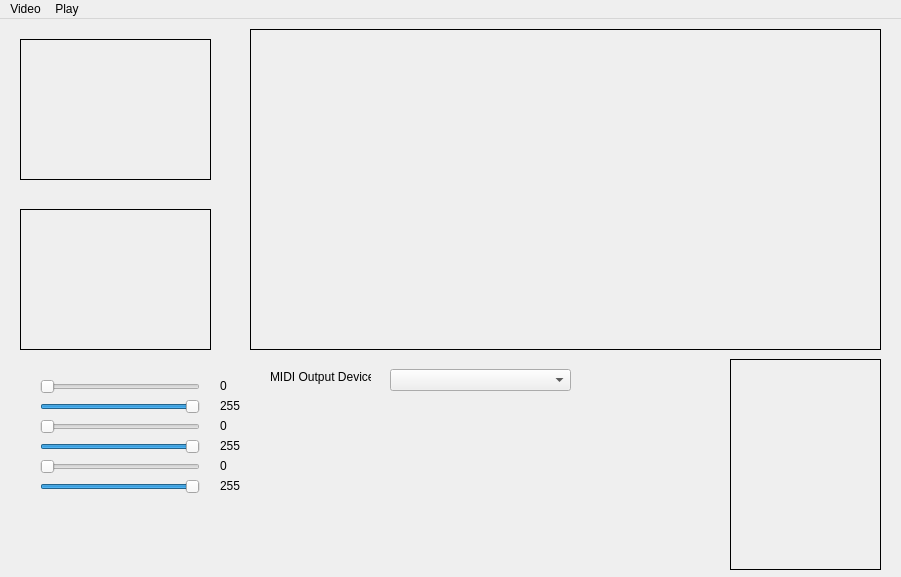
<?xml version="1.0" encoding="UTF-8"?>
<ui version="4.0">
 <class>DSoundKnete</class>
 <widget class="QMainWindow" name="DSoundKnete">
  <property name="geometry">
   <rect>
    <x>0</x>
    <y>0</y>
    <width>901</width>
    <height>577</height>
   </rect>
  </property>
  <property name="windowTitle">
   <string>DSoundKnete</string>
  </property>
  <widget class="QWidget" name="centralWidget">
   <widget class="VideoWidget" name="inputFrameTop">
    <property name="geometry">
     <rect>
      <x>20</x>
      <y>20</y>
      <width>191</width>
      <height>141</height>
     </rect>
    </property>
    <property name="frameShape">
     <enum>QFrame::Box</enum>
    </property>
    <property name="text">
     <string/>
    </property>
    <property name="scaledContents">
     <bool>false</bool>
    </property>
    <property name="alignment">
     <set>Qt::AlignCenter</set>
    </property>
   </widget>
   <widget class="QComboBox" name="comboBox">
    <property name="geometry">
     <rect>
      <x>390</x>
      <y>350</y>
      <width>181</width>
      <height>22</height>
     </rect>
    </property>
   </widget>
   <widget class="VideoWidget" name="processedFrameTop">
    <property name="geometry">
     <rect>
      <x>250</x>
      <y>10</y>
      <width>631</width>
      <height>321</height>
     </rect>
    </property>
    <property name="frameShape">
     <enum>QFrame::Box</enum>
    </property>
    <property name="text">
     <string/>
    </property>
    <property name="scaledContents">
     <bool>false</bool>
    </property>
    <property name="alignment">
     <set>Qt::AlignCenter</set>
    </property>
   </widget>
   <widget class="VideoWidget" name="inputFrameFront">
    <property name="geometry">
     <rect>
      <x>20</x>
      <y>190</y>
      <width>191</width>
      <height>141</height>
     </rect>
    </property>
    <property name="frameShape">
     <enum>QFrame::Box</enum>
    </property>
    <property name="text">
     <string/>
    </property>
    <property name="scaledContents">
     <bool>false</bool>
    </property>
    <property name="alignment">
     <set>Qt::AlignCenter</set>
    </property>
   </widget>
   <widget class="VideoWidget" name="processedFrameFront">
    <property name="geometry">
     <rect>
      <x>730</x>
      <y>340</y>
      <width>151</width>
      <height>211</height>
     </rect>
    </property>
    <property name="frameShape">
     <enum>QFrame::Box</enum>
    </property>
    <property name="text">
     <string/>
    </property>
    <property name="scaledContents">
     <bool>false</bool>
    </property>
    <property name="alignment">
     <set>Qt::AlignCenter</set>
    </property>
   </widget>
   <widget class="QSlider" name="hmax">
    <property name="geometry">
     <rect>
      <x>40</x>
      <y>360</y>
      <width>160</width>
      <height>16</height>
     </rect>
    </property>
    <property name="maximum">
     <number>255</number>
    </property>
    <property name="orientation">
     <enum>Qt::Horizontal</enum>
    </property>
   </widget>
   <widget class="QSlider" name="smin">
    <property name="geometry">
     <rect>
      <x>40</x>
      <y>400</y>
      <width>160</width>
      <height>16</height>
     </rect>
    </property>
    <property name="maximum">
     <number>255</number>
    </property>
    <property name="orientation">
     <enum>Qt::Horizontal</enum>
    </property>
   </widget>
   <widget class="QSlider" name="hmin">
    <property name="geometry">
     <rect>
      <x>40</x>
      <y>380</y>
      <width>160</width>
      <height>16</height>
     </rect>
    </property>
    <property name="maximum">
     <number>255</number>
    </property>
    <property name="value">
     <number>255</number>
    </property>
    <property name="orientation">
     <enum>Qt::Horizontal</enum>
    </property>
   </widget>
   <widget class="QSlider" name="smax">
    <property name="geometry">
     <rect>
      <x>40</x>
      <y>420</y>
      <width>160</width>
      <height>16</height>
     </rect>
    </property>
    <property name="maximum">
     <number>255</number>
    </property>
    <property name="value">
     <number>255</number>
    </property>
    <property name="orientation">
     <enum>Qt::Horizontal</enum>
    </property>
   </widget>
   <widget class="QSlider" name="vmin">
    <property name="geometry">
     <rect>
      <x>40</x>
      <y>440</y>
      <width>160</width>
      <height>16</height>
     </rect>
    </property>
    <property name="maximum">
     <number>255</number>
    </property>
    <property name="orientation">
     <enum>Qt::Horizontal</enum>
    </property>
   </widget>
   <widget class="QSlider" name="vmax">
    <property name="geometry">
     <rect>
      <x>40</x>
      <y>460</y>
      <width>160</width>
      <height>16</height>
     </rect>
    </property>
    <property name="maximum">
     <number>255</number>
    </property>
    <property name="value">
     <number>255</number>
    </property>
    <property name="orientation">
     <enum>Qt::Horizontal</enum>
    </property>
   </widget>
   <widget class="QLabel" name="hminLabel">
    <property name="geometry">
     <rect>
      <x>220</x>
      <y>380</y>
      <width>47</width>
      <height>13</height>
     </rect>
    </property>
    <property name="text">
     <string>255</string>
    </property>
   </widget>
   <widget class="QLabel" name="hmaxLabel">
    <property name="geometry">
     <rect>
      <x>220</x>
      <y>360</y>
      <width>47</width>
      <height>13</height>
     </rect>
    </property>
    <property name="text">
     <string>0</string>
    </property>
   </widget>
   <widget class="QLabel" name="sminLabel">
    <property name="geometry">
     <rect>
      <x>220</x>
      <y>400</y>
      <width>47</width>
      <height>13</height>
     </rect>
    </property>
    <property name="text">
     <string>0</string>
    </property>
   </widget>
   <widget class="QLabel" name="smaxLabel">
    <property name="geometry">
     <rect>
      <x>220</x>
      <y>420</y>
      <width>47</width>
      <height>13</height>
     </rect>
    </property>
    <property name="text">
     <string>255</string>
    </property>
   </widget>
   <widget class="QLabel" name="vminLabel">
    <property name="geometry">
     <rect>
      <x>220</x>
      <y>440</y>
      <width>47</width>
      <height>13</height>
     </rect>
    </property>
    <property name="text">
     <string>0</string>
    </property>
   </widget>
   <widget class="QLabel" name="vmaxLabel">
    <property name="geometry">
     <rect>
      <x>220</x>
      <y>460</y>
      <width>47</width>
      <height>13</height>
     </rect>
    </property>
    <property name="text">
     <string>255</string>
    </property>
   </widget>
   <widget class="QLabel" name="label">
    <property name="geometry">
     <rect>
      <x>270</x>
      <y>350</y>
      <width>101</width>
      <height>16</height>
     </rect>
    </property>
    <property name="text">
     <string>MIDI Output Device</string>
    </property>
   </widget>
  </widget>
  <widget class="QMenuBar" name="menuBar">
   <property name="geometry">
    <rect>
     <x>0</x>
     <y>0</y>
     <width>901</width>
     <height>21</height>
    </rect>
   </property>
   <widget class="QMenu" name="menuVideo">
    <property name="title">
     <string>Video</string>
    </property>
    <widget class="QMenu" name="menuVideodatei_ffnen">
     <property name="title">
      <string>Videodatei Öffnen ...</string>
     </property>
     <addaction name="actionVideo_Top"/>
     <addaction name="actionVideo_Front"/>
    </widget>
    <addaction name="menuVideodatei_ffnen"/>
    <addaction name="actionKamera_ffnen"/>
   </widget>
   <widget class="QMenu" name="menuPlay">
    <property name="title">
     <string>Play</string>
    </property>
    <addaction name="actionPlay"/>
   </widget>
   <addaction name="menuVideo"/>
   <addaction name="menuPlay"/>
  </widget>
  <action name="actionKamera_ffnen">
   <property name="text">
    <string>Kamera Öffnen</string>
   </property>
  </action>
  <action name="actionPlay">
   <property name="text">
    <string>Play</string>
   </property>
  </action>
  <action name="actionVideo_Top">
   <property name="text">
    <string>Video Top</string>
   </property>
  </action>
  <action name="actionVideo_Front">
   <property name="text">
    <string>Video Front</string>
   </property>
  </action>
 </widget>
 <layoutdefault spacing="6" margin="11"/>
 <customwidgets>
  <customwidget>
   <class>VideoWidget</class>
   <extends>QLabel</extends>
   <header>videowidget.h</header>
  </customwidget>
 </customwidgets>
 <resources/>
 <connections>
  <connection>
   <sender>hmax</sender>
   <signal>valueChanged(int)</signal>
   <receiver>hmax</receiver>
   <slot>setValue(int)</slot>
   <hints>
    <hint type="sourcelabel">
     <x>539</x>
     <y>227</y>
    </hint>
    <hint type="destinationlabel">
     <x>539</x>
     <y>227</y>
    </hint>
   </hints>
  </connection>
  <connection>
   <sender>smax</sender>
   <signal>valueChanged(int)</signal>
   <receiver>smax</receiver>
   <slot>setValue(int)</slot>
   <hints>
    <hint type="sourcelabel">
     <x>539</x>
     <y>277</y>
    </hint>
    <hint type="destinationlabel">
     <x>539</x>
     <y>277</y>
    </hint>
   </hints>
  </connection>
  <connection>
   <sender>smin</sender>
   <signal>valueChanged(int)</signal>
   <receiver>smin</receiver>
   <slot>setValue(int)</slot>
   <hints>
    <hint type="sourcelabel">
     <x>539</x>
     <y>257</y>
    </hint>
    <hint type="destinationlabel">
     <x>539</x>
     <y>257</y>
    </hint>
   </hints>
  </connection>
  <connection>
   <sender>vmax</sender>
   <signal>valueChanged(int)</signal>
   <receiver>vmax</receiver>
   <slot>setValue(int)</slot>
   <hints>
    <hint type="sourcelabel">
     <x>539</x>
     <y>337</y>
    </hint>
    <hint type="destinationlabel">
     <x>539</x>
     <y>337</y>
    </hint>
   </hints>
  </connection>
  <connection>
   <sender>vmin</sender>
   <signal>valueChanged(int)</signal>
   <receiver>vmin</receiver>
   <slot>setValue(int)</slot>
   <hints>
    <hint type="sourcelabel">
     <x>539</x>
     <y>317</y>
    </hint>
    <hint type="destinationlabel">
     <x>539</x>
     <y>317</y>
    </hint>
   </hints>
  </connection>
  <connection>
   <sender>hmin</sender>
   <signal>valueChanged(int)</signal>
   <receiver>hminLabel</receiver>
   <slot>setNum(int)</slot>
   <hints>
    <hint type="sourcelabel">
     <x>319</x>
     <y>287</y>
    </hint>
    <hint type="destinationlabel">
     <x>433</x>
     <y>266</y>
    </hint>
   </hints>
  </connection>
  <connection>
   <sender>hmax</sender>
   <signal>valueChanged(int)</signal>
   <receiver>hmaxLabel</receiver>
   <slot>setNum(int)</slot>
   <hints>
    <hint type="sourcelabel">
     <x>319</x>
     <y>267</y>
    </hint>
    <hint type="destinationlabel">
     <x>433</x>
     <y>286</y>
    </hint>
   </hints>
  </connection>
  <connection>
   <sender>smax</sender>
   <signal>valueChanged(int)</signal>
   <receiver>smaxLabel</receiver>
   <slot>setNum(int)</slot>
   <hints>
    <hint type="sourcelabel">
     <x>319</x>
     <y>327</y>
    </hint>
    <hint type="destinationlabel">
     <x>433</x>
     <y>326</y>
    </hint>
   </hints>
  </connection>
  <connection>
   <sender>smin</sender>
   <signal>valueChanged(int)</signal>
   <receiver>sminLabel</receiver>
   <slot>setNum(int)</slot>
   <hints>
    <hint type="sourcelabel">
     <x>319</x>
     <y>307</y>
    </hint>
    <hint type="destinationlabel">
     <x>433</x>
     <y>306</y>
    </hint>
   </hints>
  </connection>
  <connection>
   <sender>vmin</sender>
   <signal>valueChanged(int)</signal>
   <receiver>vminLabel</receiver>
   <slot>setNum(int)</slot>
   <hints>
    <hint type="sourcelabel">
     <x>319</x>
     <y>347</y>
    </hint>
    <hint type="destinationlabel">
     <x>433</x>
     <y>346</y>
    </hint>
   </hints>
  </connection>
  <connection>
   <sender>vmax</sender>
   <signal>valueChanged(int)</signal>
   <receiver>vmaxLabel</receiver>
   <slot>setNum(int)</slot>
   <hints>
    <hint type="sourcelabel">
     <x>319</x>
     <y>367</y>
    </hint>
    <hint type="destinationlabel">
     <x>433</x>
     <y>366</y>
    </hint>
   </hints>
  </connection>
 </connections>
</ui>
